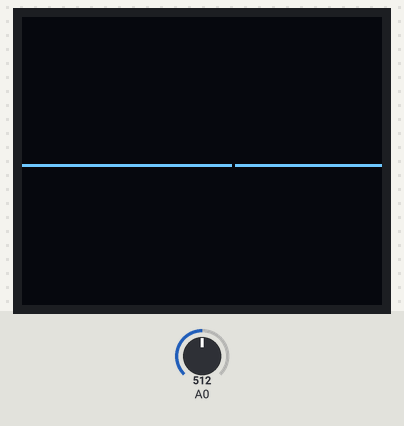
This sketch was run on a simulated Arduino Uno, built with avr-gcc and run on an emulated ATmega328P. Parts: 120×96 one-colour display. The inputs (shaded band) are chosen by the test bench; at power-on: A0 = 512.

Above: at 1.2 s.
1.3 s: A0 set to 110
At 2.5 s:
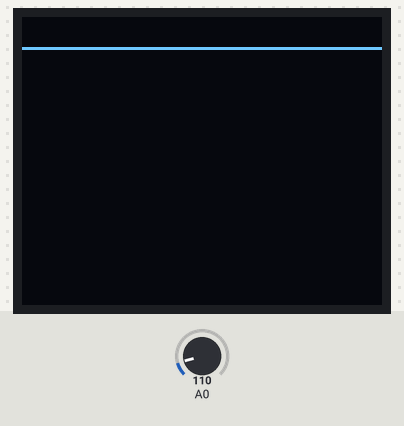
3.3 s: A0 set to 1023
At 4.8 s:
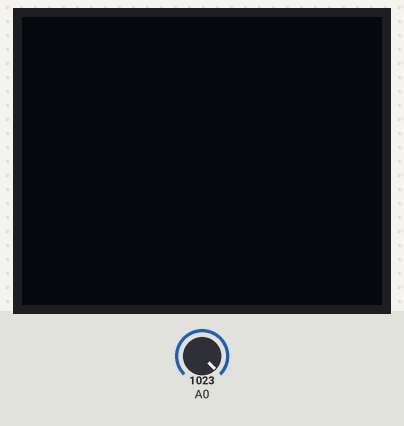
5.1 s: A0 set to 900
At 5.62 s:
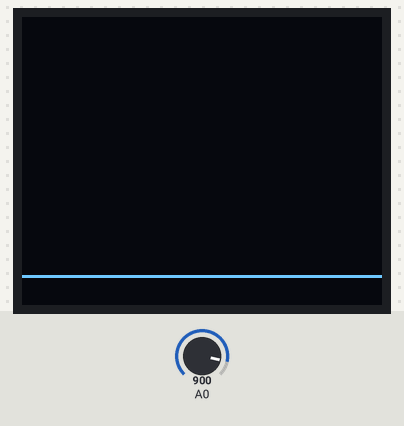
Timing chart, 0 to 8.1 s (numbered marks = the images above; inputs shaded):
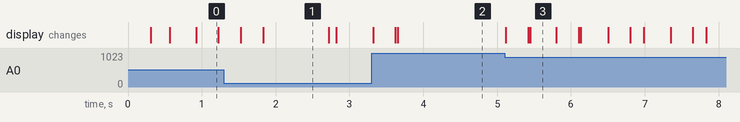

The sketch:

WaveDisplay_v1_0.ino
```cpp
/*
 Wave Display v1.0
  Created by Matthew Mason,
  December 2014

 Pin Setup:
 Analog Pin  | Connected to
     0         Input (+5v)
 Digital Pin | Connected to
     7         (470-ohm Resistor)RCA T
     9         (1K-ohm Resistor) RCA T
    GND                          RCA S
*/
#include <TVout.h>
#include <fontALL.h>

TVout TV;

const int updateMs = 0;
int y;
byte oldArray[121];
byte currentArray[121];

void setup()
{
  for(int i=0;i<120;i++)
  {
    oldArray[i] = 0;
  }
  for(int i=0;i<120;i++)
  {
    currentArray[i] = 0;
  }
  TV.begin(NTSC,120,96);
}

void loop()
{//                    analog,pixels
  y = map(analogRead(A0),0,1000,0,96);
  for(int i=0;i<120;i++)
  {
    oldArray[i] = currentArray[i];
  }
  for(int i=0;i<119;i++)
  {
    currentArray[i] = currentArray[i+1];
  }
  currentArray[119] = y;
  for(int i=0;i<120;i++)
  {
    TV.set_pixel(i,oldArray[i],0);
    TV.set_pixel(i,currentArray[i],1);
  }
  TV.delay(updateMs);
}
```

Measured:
- after the input at 3.3 s, the display: first changes at once (image 2 shows a later state)
- after the input at 5.1 s, the display: first changes at once (image 3 shows a later state)
